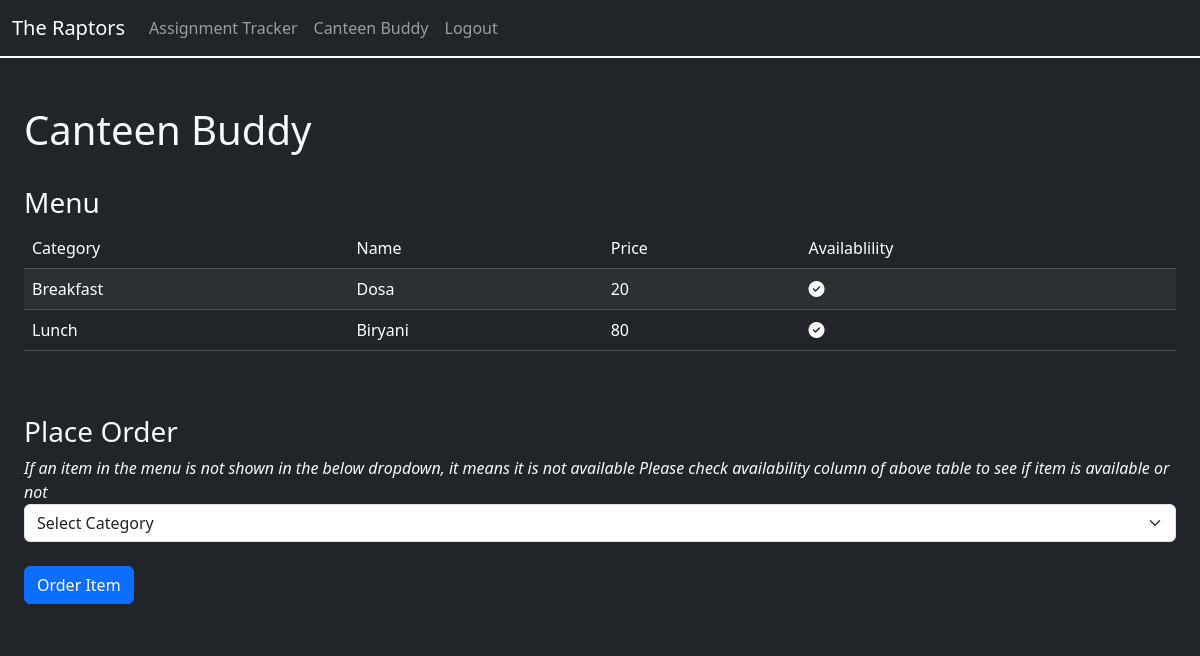
/canteen-buddy (signed in), run on the app's committed database.
### raptor_hackspire/models.py (models this page shows)
class Menu(db.Model):
    __tablename__ = "menu"
    id = db.Column(db.Integer(), primary_key=True)
    category = db.Column(db.String(), nullable=False)
    item_name = db.Column(db.String(), nullable=False)
    price = db.Column(db.Integer(), nullable=False)
    availability = db.Column(db.Boolean(), default=True, nullable=False)

### raptor_hackspire/routes.py (the view, shortened to what this page needs)
@app.route("/canteen-buddy", methods=["GET", "POST"])
@login_required
@roles_required("student")
def canteen_buddy():
    menu_items = Menu.query.all()
    menu_names = []
    for m in menu_items:
        if m.availability == True:
            menu_item_dict = {
                "id": m.id,
                "name": m.item_name,
            }
            menu_names.append(menu_item_dict)
    return render_template("canteen_buddy.html", role=current_user.get_role(), menu_items=menu_items, menu_order_items=menu_names)

### raptor_hackspire/functions.py (called while the page is built)
def roles_required(*roles):
    def decorator(func):
        @wraps(func)
        def wrapper(*args, **kwargs):
            if not current_user.is_authenticated or current_user.get_role() not in roles:
                abort(401)
            return func(*args, **kwargs)
        return wrapper
    return decorator

### raptor_hackspire/models.py (called while the page is built)
@login_manager.user_loader
def load_user(user_id):
    user_type = session.get("user_type")
    if user_type == "student":
        return Student.query.get(int(user_id))
    if user_type == "canteen":
        return Canteen.query.get(int(user_id))
    if user_type == "teacher":
        return Teacher.query.get(int(user_id))

    def get_role(self):
        return "student"

### raptor_hackspire/templates/canteen_buddy.html (shortened to what this page needs)
{% extends "base.html" %}
{% block css %}
    <link rel="stylesheet" href="{{ url_for('static', filename='css/canteen_buddy.css') }}">
{% endblock %}
{% block content %}
    <div class="canteen-buddy-page bg-dark text-light">
        <h1>Canteen Buddy</h1>
        <br>
        <h3>Menu</h3>
        <table class="table table-dark table-striped">
            <thead>
                <tr>
                    <td>Category</td>
                    <td>Name</td>
                    <td>Price</td>
                    <td>Availablility</td>
                </tr>
            </thead>
            <tbody>
                {% for m in menu_items %}
                    <tr>
                        <td>{{m.category}}</td>
                        <td>{{m.item_name}}</td>
                        <td>{{m.price}}</td>
                        <td>
                            {% if m.availability == true %}
                                <i class="fa-solid fa-circle-check"></i>
                            {% else %}
                                <i class="fa-solid fa-circle-xmark"></i>
                            {% endif %}
                        </td>
                    </tr>
                {% endfor %}
            </tbody>
        </table>
        <br>
        <br>
        <h3>Place Order</h3>
        <i>If an item in the menu is not shown in the below dropdown, it means it is not available
            Please check availability column of above table to see if item is available or not
        </i>
        <form method="post">
            <select class="form-select" aria-label="Default select example" name="menu_order_item" required>
                <option selected>Select Category</option>
            </select>
            <br>
            <button type="submit" class="btn btn-primary">Order Item</button>
        </form>
    </div>
{% endblock %}

### raptor_hackspire/static/css/canteen_buddy.css (style rules this page uses)
body { background-color: rgb(30, 30, 30); color: #fff; }
.canteen-buddy-page { padding: 2%; }

### data on the page
Menu: category "Breakfast", item_name "Dosa", price "20", availability True (drawn)
Menu: category "Lunch", item_name "Biryani", price "80", availability True (drawn)
